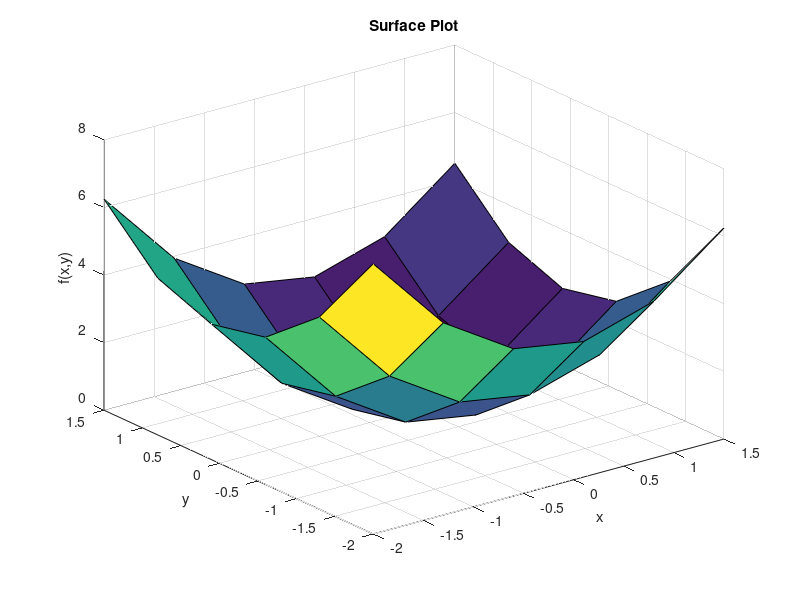
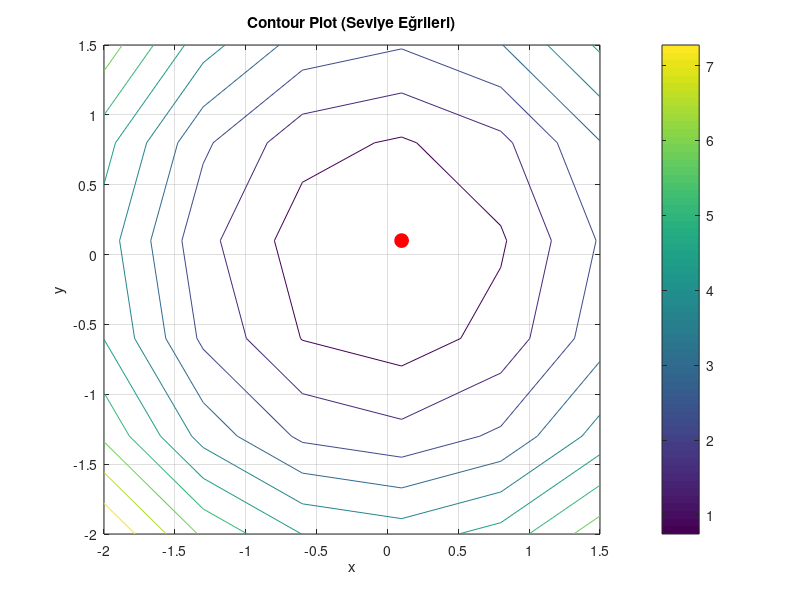

Reproduce these figures in MATLAB, in order.
clc;
clear;
close all;

%% 1) Grid oluşturma (meshgrid)

[x,y] = meshgrid(-2:0.7:2 , -2:0.7:2);

%% 2) Fonksiyon tanımı

Z = x.^2 + y.^2;

%% 3) Surface plot üretme

figure
surf(x,y,Z)
title('Surface Plot')
xlabel('x')
ylabel('y')
zlabel('f(x,y)')
grid on
hold on

%% 4) Grid tabanlı minimum arama

[min_value, index] = min(Z(:));
[row,col] = ind2sub(size(Z), index);

x_min = x(row,col);
y_min = y(row,col);

%% 5) Minimum noktasını işaretleme

plot3(x_min, y_min, min_value, 'ro', ...
    'MarkerSize',10,'MarkerFaceColor','r')

%% 6) Contour plot üretme

figure
contour(x,y,Z)
colorbar
title('Contour Plot (Seviye Eğrileri)')
xlabel('x')
ylabel('y')
grid on
hold on

plot(x_min, y_min, 'ro', ...
    'MarkerSize',10,'MarkerFaceColor','r')
